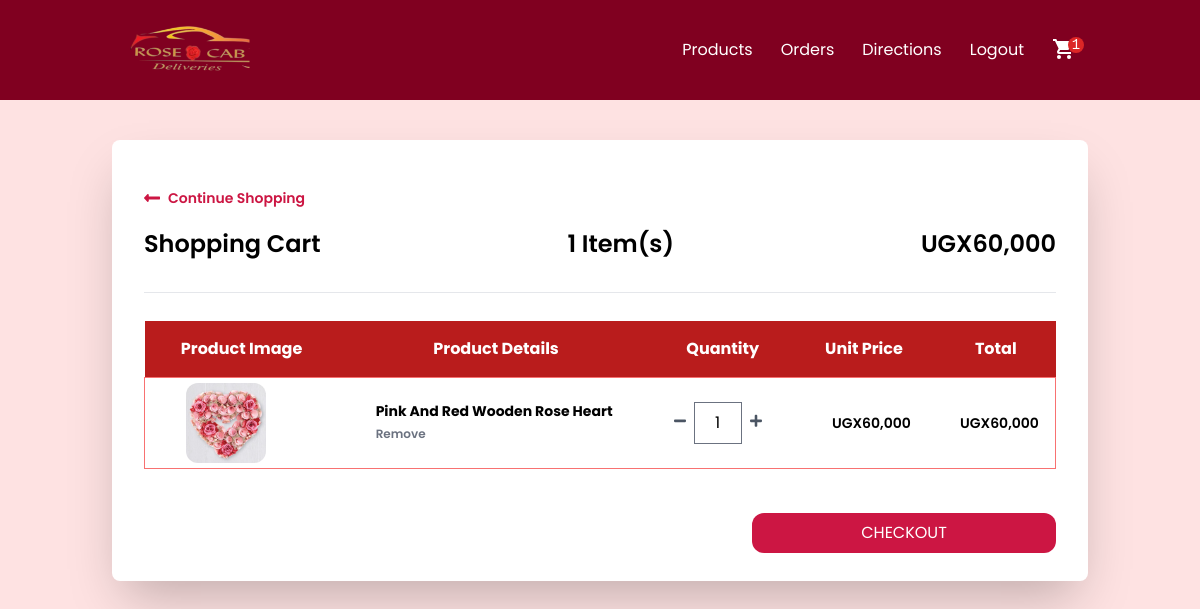
Screenshot of /cart/ (signed in) with the database file from the repository.
### order/models.py (models this page shows, shortened)
class Order(models.Model):
    PAYMENT_CHOICES = (("cash", "cash"), ("online", "online"))
    DELIVERY_CHOICES = (("delivery", "delivery"), ("carryout", "carryout"))
    transaction_id = models.UUIDField(
        primary_key=True, default=uuid.uuid4, editable=True
    )
    customer = models.ForeignKey(Customer, on_delete=models.CASCADE)
    user = models.ForeignKey(User, on_delete=models.CASCADE, null=True, blank=True)
    STATUS =(
        ('Pending','Pending'),
        ('Order Confirmed','Order Confirmed'),
        ('Out for Delivery','Out for Delivery'),
        ('Delivered','Delivered'),
    )
    status=models.CharField(max_length=50,null=True,choices=STATUS,default='Pending')
    date_ordered = models.DateTimeField(auto_now_add=True)
    date_modified = models.DateTimeField(auto_now=True)
    complete = models.BooleanField(default=False)
    date_completed = models.DateTimeField(null=True, blank=True)
    paid = models.BooleanField(default=False)
    payment_method = models.CharField(max_length=10, choices=PAYMENT_CHOICES)
    delivery_method = models.CharField(max_length=10, choices=DELIVERY_CHOICES)
    shipping = models.ForeignKey(
        "ShippingAddress", on_delete=models.SET_NULL, blank=True, null=True
    )
    pickup = models.ForeignKey(
        "PickUpDetail", on_delete=models.SET_NULL, blank=True, null=True
    )
    coupon = models.ForeignKey(
        "Coupon", on_delete=models.SET_NULL, blank=True, null=True
    )
    email = models.EmailField(max_length=70, null=True, blank=True)
    phone = models.CharField(max_length=20, null=True, blank=True)
    @property
    def get_cart_subtotal(self):
        order_items = self.orderitem_set.all()
        total = sum([item.get_total for item in order_items])
        return total
    get_cart_subtotal.fget.short_description = "Subtotal"
    @property
    def get_cart_total(self):
        total = self.get_cart_subtotal
        if self.coupon:
            total = total - self.get_coupon_value
        return total
    get_cart_total.fget.short_description = "Total"
    @property
    def get_cart_items(self):
        order_items = self.orderitem_set.all()
        total = sum([item.quantity for item in order_items])
        return total
    get_cart_items.fget.short_description = "# Items"
    @property
    def get_coupon_value(self):
        if self.coupon:
            if self.coupon.discount_type == "Percent":
                coupon_value = round(
                    self.get_cart_subtotal * self.coupon.discount_amount / 100, 2
                )
            else:
                coupon_value = self.coupon.discount_amount
        else:
            coupon_value = None
        return coupon_value
    get_coupon_value.fget.short_description = "Coupon"

class OrderItem(models.Model):
    product = models.ForeignKey(Product, on_delete=models.CASCADE)
    order = models.ForeignKey(Order, on_delete=models.CASCADE)
    variation = models.ForeignKey(
        ProductVariant, on_delete=models.SET_NULL, blank=True, null=True
    )
    quantity = models.IntegerField(default=0)
    date_added = models.DateTimeField(auto_now_add=True)
    @property
    def get_total(self):
        if self.product.has_variants:
            total = self.variation.price * self.quantity
        else:
            total = self.product.price * self.quantity
        return total
    get_total.fget.short_description = "Total"
    def image_tag(self):
        return mark_safe(
            f'<img src="{self.product.image.url}" width="100" height="100" />'
        )
    image_tag.short_description = "Image"

### store/models.py (models this page shows, shortened)
class Product(models.Model):
    id = models.UUIDField(primary_key=True, default=uuid.uuid4, editable=False)
    name = models.CharField(max_length=100)
    price = models.DecimalField(max_digits=15, decimal_places=0, blank=True, null=True)
    desc = models.TextField(max_length=500, blank=True, null=True)
    image = models.ImageField(blank=True, upload_to="images")
    created_at = models.DateField(auto_now_add=True)
    updated_at = models.DateField(auto_now=True)
    product_category = models.ForeignKey(
        "Category", on_delete=models.CASCADE, null=True, blank=True
    )
    class Meta:
        ordering = ("product_category",)
    def image_tag(self):  # pragma: no cover
        if self.image:
            return mark_safe(f'<img src="{self.image.url}" width="100" height="100" />')
    image_tag.short_description = "Image"
    @property
    def has_variants(self):
        if self.productvariant_set.count() > 0:
            return True
        else:
            return False

### order/views.py (the view)
# urls.py: path("cart/", views.cart, name="cart"),
def cart(request):
    try:
        customer = get_customer_or_guest(request)
    except:
        return redirect("store:products")
    customer_order = Order.objects.filter(customer=customer, complete=False)
    if customer_order.exists():
        customer_items = OrderItem.objects.filter(order_id__in=customer_order).order_by(
            "product__name", "-variation__size"
        )
        customer_order = customer_order[0]
    else:
        customer_order, customer_items = None, None
    context = {
        "order": customer_order,
        "items": customer_items,
    }
    return render(request, "order/cart.html", context)

### order/views.py (called while the page is built)
def get_customer_or_guest(request):
    if request.user.is_authenticated:
        customer = request.user.customer
    else:
        customer, created = Customer.objects.get_or_create(
            device=request.COOKIES["device"]
        )
    return customer

### store/context_processors.py (called while the page is built, shortened)
def get_cart_quantity(request):
    if request.user.is_authenticated:
        try:
            customer = request.user.customer
        except:
            number_of_items = 0
    try:
        customer_order = Order.objects.filter(customer=customer, complete=False)[0]
        number_of_items = customer_order.get_cart_items
    except:
        number_of_items = 0
    return {"cart_quantity": number_of_items}

### templates/order/cart.html (shortened to what this page needs)
{% extends "store/navbar.html" %}
{%load static%}
{% block content %}
{% if not items %}
<div class="container mx-auto mt-10">
  <div class="w-full bg-white p-10 text-center">
    <h2 class="font-bold">Your cart is empty</h2>
    <div>
      <a id="links" href="{% url 'store:products' %}" class="flex font-semibold text-sm my-5 w-1/4">
        <svg class="fill-current mr-2 w-4" viewBox="0 0 448 512">
          <path
            d="M134.059 296H436c6.627 0 12-5.373 12-12v-56c0-6.627-5.373-12-12-12H134.059v-46.059c0-21.382-25.851-32.09-40.971-16.971L7.029 239.029c-9.373 9.373-9.373 24.569 0 33.941l86.059 86.059c15.119 15.119 40.971 4.411 40.971-16.971V296z" />
        </svg>
        Continue Shopping
      </a>
    </div>
  </div>
</div>
{% else %}
<div class="container mx-auto mt-10">
  <div class="sm:px-6 w-full">
    <div class="bg-white shadow-2xl rounded-lg py-4 md:py-7 px-4 md:px-8 xl:px-10">
      <div class="flex justify-start">
        <a id="links" href="{% url 'store:products' %}" class="flex font-semibold text-sm my-5 w-1/4">
          <svg class="fill-current mr-2 w-4" viewBox="0 0 448 512">
            <path
              d="M134.059 296H436c6.627 0 12-5.373 12-12v-56c0-6.627-5.373-12-12-12H134.059v-46.059c0-21.382-25.851-32.09-40.971-16.971L7.029 239.029c-9.373 9.373-9.373 24.569 0 33.941l86.059 86.059c15.119 15.119 40.971 4.411 40.971-16.971V296z" />
          </svg>
          Continue Shopping
        </a>
      </div>
      <div class="md:flex-col flex-row items-center justify-between">
        <div class="flex flex-col sm:flex-row items-center justify-between border-b pb-8">
          <div>
            <h1 class="font-semibold text-2xl">Shopping Cart</h1>
          </div>
          <div class="md:ml-4 mt-4 md:mt-0">
            <h2 class="font-semibold text-2xl">{{order.get_cart_items}} Item(s)</h2>
          </div>
          <div class="md:ml-4 mt-4 md:mt-0">
            <h2 class="Comma font-semibold text-2xl">Total: UGX&nbsp;{{order.get_cart_subtotal|floatformat:0}}</h2>
          </div>
        </div>
      </div>
      <div class="mt-7 overflow-x-auto">
        <table class="w-full shadow whitespace-nowrap">
          <thead class="border-b border-neutral-200 bg-red-700 font-medium dark:border-white/10 dark:text-neutral-800">
            <tr class="text-white">
              <th scope="col" class=" px-6 py-4">Product Image</th>
              <th scope="col" class=" px-6 py-4">Product Details</th>
              <th scope="col" class=" px-6 py-4">Quantity</th>
              <th scope="col" class=" px-6 py-4">Unit Price</th>
              <th scope="col" class=" px-6 py-4">Total</th>
            </tr>
          </thead>
          <tbody>
            {% for item in items %}
            <tr tabindex="0" class="focus:outline-none h-16 border border-red-400 hover:bg-red-50 rounded-md">
              <td>
                <div class="ml-10 mt-1 mb-1 ">
                  <div class="w-20">
                    <img class="h-20 rounded-xl" src="{{item.product.image.url}}" alt="" />
                  </div>
                </div>
              </td>
              <td class="">
                <div class="flex items-center pl-5">
                  <div class="flex flex-col justify-between ml-4 flex-grow">
                    <span class="font-bold text-sm">{{ item.product.name|title }}</span>
                    <form action="{% url 'order:remove-from-cart' item.id %}" method="post">
                      <button type="submit" class="font-semibold hover:text-red-500 text-gray-500 text-xs">
                        Remove
                      </button>
                    </form>
                  </div>
                </div>
              </td>
              <td class="pl-5">
                <div class="flex items-center">
                  <form action="{% url 'order:reduce-product-quantity' item.pk %}" method="post">
                    <button type="submit">
                      <svg class="fill-current text-gray-600 w-3" viewBox="0 0 448 512">
                        <path
                          d="M416 208H32c-17.67 0-32 14.33-32 32v32c0 17.67 14.33 32 32 32h384c17.67 0 32-14.33 32-32v-32c0-17.67-14.33-32-32-32z" />
                      </svg>
                    </button>
                  </form>
                  <input class="quantity mx-2 border text-center w-12" type="number" value="{{item.quantity}}" min="1"
                    oninput="validity.valid||(value='');" id="{{item.pk}}" />
                  <form action="{% url 'order:increase-product-quantity' item.pk %}" method="post">
                    <button type="submit">
                    </button>
                  </form>
                </div>
              </td>
              <td class="pl-10">
                <h1 class="Comma text-center w-1/5 font-semibold text-sm">
                </h1>
              </td>
              <td class="pl-6">
                <span class="Comma text-center w-1/5 font-semibold text-sm">UGX&nbsp;
                  {{item.get_total|floatformat:0}}</span>
              </td>
            </tr>
            {% endfor %}
          </tbody>
        </table>
      </div>
      <br>
      <div class="mt-5">
        <form action="{% url 'order:checkout' %}" method="POST">
          <button id="add-cart-btn" type="submit"
            class="rounded-xl w-1/3 py-2 mt-2 uppercase flex items-center justify-center ml-auto">
            Checkout
          </button>
        </form>
      </div>
    </div>
  </div>
</div>
{% endif %}
{% endblock %}

### store/static/store/src/styles.css (style rules this page uses)
html { line-height: 1.5; -webkit-text-size-adjust: 100%; -moz-tab-size: 4; -o-tab-size: 4; tab-size: 4; font-family: ui-sans-serif, system-ui, -apple-system, BlinkMacSystemFont, "Segoe UI", Roboto, "Helvetica Neue", Arial, "Noto Sans", sans-serif, "Apple Color Emoji", "Segoe UI Emoji", "Segoe UI Symbol", "Noto Color Emoji"; font-feature-settings: normal; }
body { margin: 0; line-height: inherit; }
h1, h2, h3, h4, h5, h6 { font-size: inherit; font-weight: inherit; }
a { color: inherit; text-decoration: inherit; }
table { text-indent: 0; border-color: inherit; border-collapse: collapse; }
button, input, optgroup, select, textarea { font-family: inherit; font-size: 100%; font-weight: inherit; line-height: inherit; color: inherit; margin: 0; padding: 0; }
button, select { text-transform: none; }
button, [type='button'], [type='reset'], [type='submit'] { -webkit-appearance: button; background-color: transparent; background-image: none; }
blockquote, dl, dd, h1, h2, h3, h4, h5, h6, hr, figure, p, pre { margin: 0; }
input::placeholder, textarea::placeholder { opacity: 1; color: #9CA3AF; }
button, [role="button"] { cursor: pointer; }
img, svg, video, canvas, audio, iframe, embed, object { display: block; vertical-align: middle; }
img, video { max-width: 100%; height: auto; }
[type='text'],[type='email'],[type='url'],[type='password'],[type='number'],[type='date'],[type='datetime-local'],[type='month'],[type='search'],[type='tel'],[type='time'],[type='week'],[multiple],textarea,select { -webkit-appearance: none; -moz-appearance: none; appearance: none; background-color: #fff; border-color: #6B7280; border-width: 1px; border-radius: 0px; padding-top: 0.5rem; padding-right: 0.75rem; padding-bottom: 0.5rem; padding-left: 0.75rem; font-size: 1rem; line-height: 1.5rem; --tw-shadow: 0 0 #0000; }
input::placeholder,textarea::placeholder { color: #6B7280; opacity: 1; }
.container { width: 100%; }
@media (min-width: 640px) { .container { max-width: 640px; } }
@media (min-width: 768px) { .container { max-width: 768px; } }
@media (min-width: 1024px) { .container { max-width: 1024px; } }
.m-0 { margin: 0px; }
.mx-2 { margin-left: 0.5rem; margin-right: 0.5rem; }
.my-5 { margin-top: 1.25rem; margin-bottom: 1.25rem; }
.mx-auto { margin-left: auto; margin-right: auto; }
.ml-auto { margin-left: auto; }
.mt-5 { margin-top: 1.25rem; }
.mt-2 { margin-top: 0.5rem; }
.mr-2 { margin-right: 0.5rem; }
.mb-1 { margin-bottom: 0.25rem; }
.mt-10 { margin-top: 2.5rem; }
.ml-4 { margin-left: 1rem; }
.mt-1 { margin-top: 0.25rem; }
.flex { display: flex; }
.h-20 { height: 5rem; }
.w-full { width: 100%; }
.w-4 { width: 1rem; }
.w-1\/3 { width: 33.333333%; }
.w-1\/4 { width: 25%; }
.w-1\/5 { width: 20%; }
.w-20 { width: 5rem; }
.w-3 { width: 0.75rem; }
.w-12 { width: 3rem; }
.flex-grow { flex-grow: 1; }
.flex-col { flex-direction: column; }
.items-center { align-items: center; }
.justify-start { justify-content: flex-start; }
.justify-center { justify-content: center; }
.justify-between { justify-content: space-between; }
.rounded-lg { border-radius: 0.5rem; }
.rounded-xl { border-radius: 0.75rem; }
.rounded-md { border-radius: 0.375rem; }
.border { border-width: 1px; }
.border-b { border-bottom-width: 1px; }
.bg-white { --tw-bg-opacity: 1; background-color: rgb(255 255 255 / var(--tw-bg-opacity)); }
.fill-current { fill: currentColor; }
.p-0 { padding: 0px; }
.py-2 { padding-top: 0.5rem; padding-bottom: 0.5rem; }
.px-4 { padding-left: 1rem; padding-right: 1rem; }
.px-6 { padding-left: 1.5rem; padding-right: 1.5rem; }
.pb-8 { padding-bottom: 2rem; }
.text-center { text-align: center; }
.text-2xl { font-size: 1.5rem; line-height: 2rem; }
.text-sm { font-size: 0.875rem; line-height: 1.25rem; }
.text-xs { font-size: 0.75rem; line-height: 1rem; }
.font-semibold { font-weight: 600; }
.font-bold { font-weight: 700; }
.font-medium { font-weight: 500; }
.uppercase { text-transform: uppercase; }
.text-gray-600 { --tw-text-opacity: 1; color: rgb(75 85 99 / var(--tw-text-opacity)); }
.text-gray-500 { --tw-text-opacity: 1; color: rgb(107 114 128 / var(--tw-text-opacity)); }
.text-white { --tw-text-opacity: 1; color: rgb(255 255 255 / var(--tw-text-opacity)); }

### templates/store/navbar.html (style rules this page uses)
body { font-family: "Poppins", sans-serif; }
#add-cart-btn { background-color: rgb(204, 22, 67); color: white; border: none; font-size: 16px; transition: transform 0.6s; }
#links { color: rgb(204, 22, 67); }

### rows the page displays
Order: get_cart_items "1"
OrderItem: product.image (picture), product.name "Pink And Red Wooden Rose Heart", quantity "1"

### other values shown
{{ cart_quantity }} "1"
